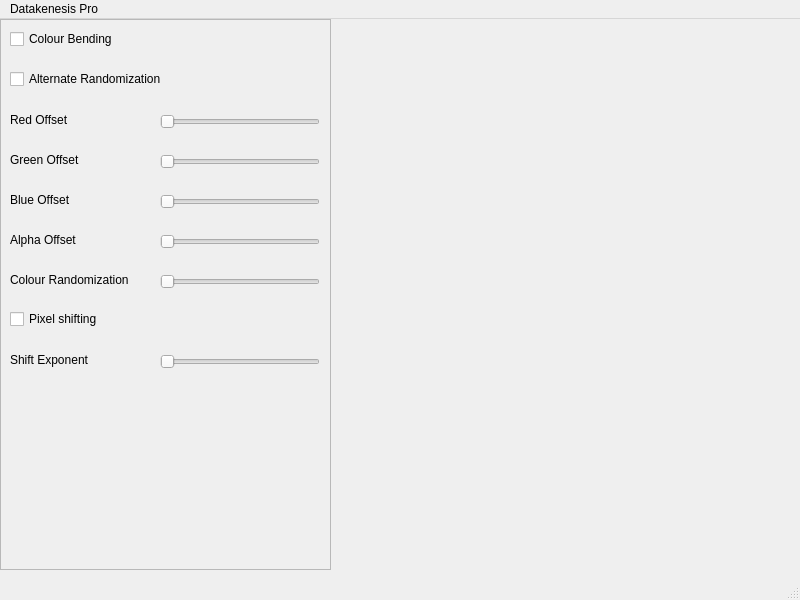
<?xml version="1.0" encoding="UTF-8"?>
<ui version="4.0">
 <class>MainWindow</class>
 <widget class="QMainWindow" name="MainWindow">
  <property name="geometry">
   <rect>
    <x>0</x>
    <y>0</y>
    <width>800</width>
    <height>600</height>
   </rect>
  </property>
  <property name="windowTitle">
   <string>MainWindow</string>
  </property>
  <widget class="QWidget" name="centralwidget">
   <widget class="QFrame" name="frame">
    <property name="geometry">
     <rect>
      <x>0</x>
      <y>0</y>
      <width>331</width>
      <height>551</height>
     </rect>
    </property>
    <property name="frameShape">
     <enum>QFrame::StyledPanel</enum>
    </property>
    <property name="frameShadow">
     <enum>QFrame::Raised</enum>
    </property>
    <widget class="QSlider" name="horizontalSlider_2">
     <property name="geometry">
      <rect>
       <x>160</x>
       <y>90</y>
       <width>160</width>
       <height>25</height>
      </rect>
     </property>
     <property name="orientation">
      <enum>Qt::Horizontal</enum>
     </property>
    </widget>
    <widget class="QLabel" name="label">
     <property name="geometry">
      <rect>
       <x>10</x>
       <y>90</y>
       <width>101</width>
       <height>21</height>
      </rect>
     </property>
     <property name="text">
      <string>Red Offset</string>
     </property>
    </widget>
    <widget class="QCheckBox" name="checkBox">
     <property name="geometry">
      <rect>
       <x>10</x>
       <y>10</y>
       <width>121</width>
       <height>20</height>
      </rect>
     </property>
     <property name="text">
      <string>Colour Bending</string>
     </property>
    </widget>
    <widget class="QCheckBox" name="checkBox_2">
     <property name="geometry">
      <rect>
       <x>10</x>
       <y>50</y>
       <width>171</width>
       <height>20</height>
      </rect>
     </property>
     <property name="text">
      <string>Alternate Randomization</string>
     </property>
    </widget>
    <widget class="QLabel" name="label_2">
     <property name="geometry">
      <rect>
       <x>10</x>
       <y>130</y>
       <width>101</width>
       <height>21</height>
      </rect>
     </property>
     <property name="text">
      <string>Green Offset</string>
     </property>
    </widget>
    <widget class="QSlider" name="horizontalSlider_3">
     <property name="geometry">
      <rect>
       <x>160</x>
       <y>130</y>
       <width>160</width>
       <height>25</height>
      </rect>
     </property>
     <property name="orientation">
      <enum>Qt::Horizontal</enum>
     </property>
    </widget>
    <widget class="QSlider" name="horizontalSlider_4">
     <property name="geometry">
      <rect>
       <x>160</x>
       <y>170</y>
       <width>160</width>
       <height>25</height>
      </rect>
     </property>
     <property name="orientation">
      <enum>Qt::Horizontal</enum>
     </property>
    </widget>
    <widget class="QSlider" name="horizontalSlider_5">
     <property name="geometry">
      <rect>
       <x>160</x>
       <y>210</y>
       <width>160</width>
       <height>25</height>
      </rect>
     </property>
     <property name="orientation">
      <enum>Qt::Horizontal</enum>
     </property>
    </widget>
    <widget class="QLabel" name="label_3">
     <property name="geometry">
      <rect>
       <x>10</x>
       <y>170</y>
       <width>101</width>
       <height>21</height>
      </rect>
     </property>
     <property name="text">
      <string>Blue Offset</string>
     </property>
    </widget>
    <widget class="QLabel" name="label_4">
     <property name="geometry">
      <rect>
       <x>10</x>
       <y>210</y>
       <width>101</width>
       <height>21</height>
      </rect>
     </property>
     <property name="text">
      <string>Alpha Offset</string>
     </property>
    </widget>
    <widget class="QSlider" name="horizontalSlider_6">
     <property name="geometry">
      <rect>
       <x>160</x>
       <y>250</y>
       <width>160</width>
       <height>25</height>
      </rect>
     </property>
     <property name="orientation">
      <enum>Qt::Horizontal</enum>
     </property>
    </widget>
    <widget class="QLabel" name="label_5">
     <property name="geometry">
      <rect>
       <x>10</x>
       <y>250</y>
       <width>141</width>
       <height>21</height>
      </rect>
     </property>
     <property name="text">
      <string>Colour Randomization</string>
     </property>
    </widget>
    <widget class="QCheckBox" name="checkBox_3">
     <property name="geometry">
      <rect>
       <x>10</x>
       <y>290</y>
       <width>101</width>
       <height>20</height>
      </rect>
     </property>
     <property name="text">
      <string>Pixel shifting</string>
     </property>
    </widget>
    <widget class="QLabel" name="label_6">
     <property name="geometry">
      <rect>
       <x>10</x>
       <y>330</y>
       <width>141</width>
       <height>21</height>
      </rect>
     </property>
     <property name="text">
      <string>Shift Exponent</string>
     </property>
    </widget>
    <widget class="QSlider" name="horizontalSlider_7">
     <property name="geometry">
      <rect>
       <x>160</x>
       <y>330</y>
       <width>160</width>
       <height>25</height>
      </rect>
     </property>
     <property name="orientation">
      <enum>Qt::Horizontal</enum>
     </property>
    </widget>
   </widget>
  </widget>
  <widget class="QMenuBar" name="menubar">
   <property name="geometry">
    <rect>
     <x>0</x>
     <y>0</y>
     <width>800</width>
     <height>22</height>
    </rect>
   </property>
   <widget class="QMenu" name="menuDatakenesis_Pro">
    <property name="title">
     <string>Datakenesis Pro</string>
    </property>
   </widget>
   <addaction name="menuDatakenesis_Pro"/>
  </widget>
  <widget class="QStatusBar" name="statusbar"/>
 </widget>
 <resources/>
 <connections/>
</ui>
